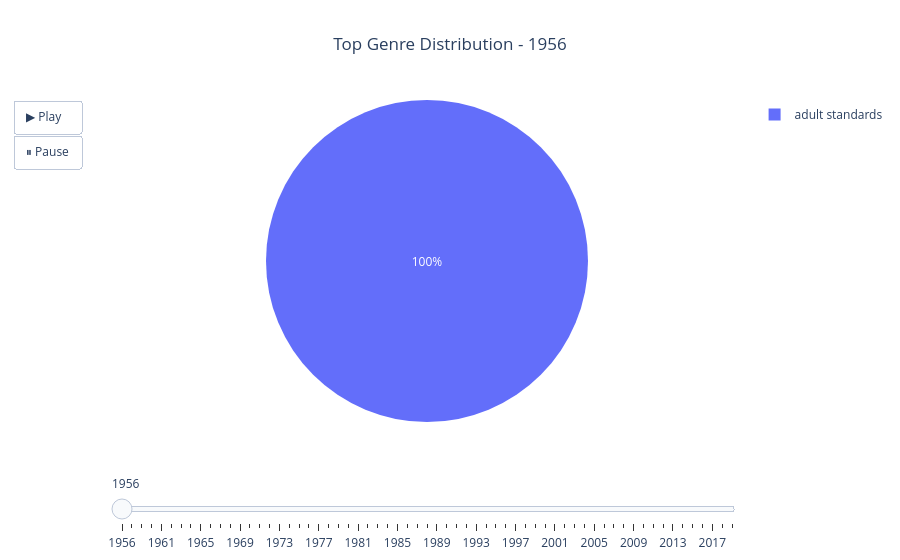

The notebook cell saved with this chart:
### Code cell
# Cell plots an animated pie chart to show 'Top Genre' distribution changes over the years.
df_grouped = df.groupby(['Year', 'Top Genre']).size().reset_index(name='Count')
years = sorted(df_grouped['Year'].unique())

# Initial frame data
initial_year = years[0]
initial_data = df_grouped[df_grouped['Year'] == initial_year]

# Create base figure with initial pie
fig = go.Figure(
    data=[go.Pie(labels=initial_data['Top Genre'], values=initial_data['Count'])],
    layout=go.Layout(
    title=dict(
        text=f"Top Genre Distribution - {initial_year}",
        x=0.5,
        xanchor='center'
    ),
        updatemenus=[{"type": "buttons",
                "showactive": False,
                "buttons": [
                    {
                        "label": "▶ Play",
                        "method": "animate",
                        "args": [None, {
                            "frame": {"duration": 1000, "redraw": True},
                            "fromcurrent": True,
                            "mode": "immediate",
                            "transition": {"duration": 1000},
                        }]
                    },
                    {
                        "label": "⏸ Pause",
                        "method": "animate",
                        "args": [[None], {
                            "frame": {"duration": 0, "redraw": False},
                            "mode": "immediate",
                            "transition": {"duration": 0}
                        }]
                    }
                ]
            }
        ],
        sliders=[{"active": 0, "pad": {"t": 50}, 
                  "steps": [{"label": str(year),
                        "method": "animate",
                        "args": [
                            [str(year)],
                            {
                                "frame": {"duration": 500, "redraw": True},
                                "mode": "immediate",
                                "transition": {"duration": 300}
                            }
                        ],
                    } for year in years
                ]
            }
        ]
    ),
    frames=[
        go.Frame(
            data=[
                go.Pie(
                    labels=df_grouped[df_grouped['Year'] == year]['Top Genre'],
                    values=df_grouped[df_grouped['Year'] == year]['Count']
                )
            ],
            name=str(year),
            layout=go.Layout(title_text=f"Top Genre Distribution - {year}")
        )
        for year in years
    ]
)
fig.show()

### Figure 1 — Plotly figure (JSON) as saved in the notebook; plotly's stock layout.template omitted (floating-point values rounded to 4 significant figures)
{"data": [{"labels": ["adult standards"], "type": "pie", "values": [1]}], "layout": {"autosize": true, "sliders": [{"active": 0, "pad": {"t": 50}, "steps": [{"args": [["1956"], {"frame": {"duration": 500, "redraw": true}, "mode": "immediate", "transition": {"duration": 300}}], "label": "1956", "method": "animate"}, {"args": [["1958"], {"frame": {"duration": 500, "redraw": true}, "mode": "immediate", "transition": {"duration": 300}}], "label": "1958", "method": "animate"}, {"args": [["1959"], {"frame": {"duration": 500, "redraw": true}, "mode": "immediate", "transition": {"duration": 300}}], "label": "1959", "method": "animate"}, {"args": [["1960"], {"frame": {"duration": 500, "redraw": true}, "mode": "immediate", "transition": {"duration": 300}}], "label": "1960", "method": "animate"}, {"args": [["1961"], {"frame": {"duration": 500, "redraw": true}, "mode": "immediate", "transition": {"duration": 300}}], "label": "1961", "method": "animate"}, {"args": [["1962"], {"frame": {"duration": 500, "redraw": true}, "mode": "immediate", "transition": {"duration": 300}}], "label": "1962", "method": "animate"}, {"args": [["1963"], {"frame": {"duration": 500, "redraw": true}, "mode": "immediate", "transition": {"duration": 300}}], "label": "1963", "method": "animate"}, {"args": [["1964"], {"frame": {"duration": 500, "redraw": true}, "mode": "immediate", "transition": {"duration": 300}}], "label": "1964", "method": "animate"}, {"args": [["1965"], {"frame": {"duration": 500, "redraw": true}, "mode": "immediate", "transition": {"duration": 300}}], "label": "1965", "method": "animate"}, {"args": [["1966"], {"frame": {"duration": 500, "redraw": true}, "mode": "immediate", "transition": {"duration": 300}}], "label": "1966", "method": "animate"}, {"args": [["1967"], {"frame": {"duration": 500, "redraw": true}, "mode": "immediate", "transition": {"duration": 300}}], "label": "1967", "method": "animate"}, {"args": [["1968"], {"frame": {"duration": 500, "redraw": true}, "mode": "immediate", "transition": {"duration": 300}}], "label": "1968", "method": "animate"}, {"args": [["1969"], {"frame": {"duration": 500, "redraw": true}, "mode": "immediate", "transition": {"duration": 300}}], "label": "1969", "method": "animate"}, {"args": [["1970"], {"frame": {"duration": 500, "redraw": true}, "mode": "immediate", "transition": {"duration": 300}}], "label": "1970", "method": "animate"}, {"args": [["1971"], {"frame": {"duration": 500, "redraw": true}, "mode": "immediate", "transition": {"duration": 300}}], "label": "1971", "method": "animate"}, {"args": [["1972"], {"frame": {"duration": 500, "redraw": true}, "mode": "immediate", "transition": {"duration": 300}}], "label": "1972", "method": "animate"}, {"args": [["1973"], {"frame": {"duration": 500, "redraw": true}, "mode": "immediate", "transition": {"duration": 300}}], "label": "1973", "method": "animate"}, {"args": [["1974"], {"frame": {"duration": 500, "redraw": true}, "mode": "immediate", "transition": {"duration": 300}}], "label": "1974", "method": "animate"}, {"args": [["1975"], {"frame": {"duration": 500, "redraw": true}, "mode": "immediate", "transition": {"duration": 300}}], "label": "1975", "method": "animate"}, {"args": [["1976"], {"frame": {"duration": 500, "redraw": true}, "mode": "immediate", "transition": {"duration": 300}}], "label": "1976", "method": "animate"}, {"args": [["1977"], {"frame": {"duration": 500, "redraw": true}, "mode": "immediate", "transition": {"duration": 300}}], "label": "1977", "method": "animate"}, {"args": [["1978"], {"frame": {"duration": 500, "redraw": true}, "mode": "immediate", "transition": {"duration": 300}}], "label": "1978", "method": "animate"}, {"args": [["1979"], {"frame": {"duration": 500, "redraw": true}, "mode": "immediate", "transition": {"duration": 300}}], "label": "1979", "method": "animate"}, {"args": [["1980"], {"frame": {"duration": 500, "redraw": true}, "mode": "immediate", "transition": {"duration": 300}}], "label": "1980", "method": "animate"}, {"args": [["1981"], {"frame": {"duration": 500, "redraw": true}, "mode": "immediate", "transition": {"duration": 300}}], "label": "1981", "method": "animate"}, {"args": [["1982"], {"frame": {"duration": 500, "redraw": true}, "mode": "immediate", "transition": {"duration": 300}}], "label": "1982", "method": "animate"}, {"args": [["1983"], {"frame": {"duration": 500, "redraw": true}, "mode": "immediate", "transition": {"duration": 300}}], "label": "1983", "method": "animate"}, {"args": [["1984"], {"frame": {"duration": 500, "redraw": true}, "mode": "immediate", "transition": {"duration": 300}}], "label": "1984", "method": "animate"}, {"args": [["1985"], {"frame": {"duration": 500, "redraw": true}, "mode": "immediate", "transition": {"duration": 300}}], "label": "1985", "method": "animate"}, {"args": [["1986"], {"frame": {"duration": 500, "redraw": true}, "mode": "immediate", "transition": {"duration": 300}}], "label": "1986", "method": "animate"}, {"args": [["1987"], {"frame": {"duration": 500, "redraw": true}, "mode": "immediate", "transition": {"duration": 300}}], "label": "1987", "method": "animate"}, {"args": [["1988"], {"frame": {"duration": 500, "redraw": true}, "mode": "immediate", "transition": {"duration": 300}}], "label": "1988", "method": "animate"}, {"args": [["1989"], {"frame": {"duration": 500, "redraw": true}, "mode": "immediate", "transition": {"duration": 300}}], "label": "1989", "method": "animate"}, {"args": [["1990"], {"frame": {"duration": 500, "redraw": true}, "mode": "immediate", "transition": {"duration": 300}}], "label": "1990", "method": "animate"}, {"args": [["1991"], {"frame": {"duration": 500, "redraw": true}, "mode": "immediate", "transition": {"duration": 300}}], "label": "1991", "method": "animate"}, {"args": [["1992"], {"frame": {"duration": 500, "redraw": true}, "mode": "immediate", "transition": {"duration": 300}}], "label": "1992", "method": "animate"}, {"args": [["1993"], {"frame": {"duration": 500, "redraw": true}, "mode": "immediate", "transition": {"duration": 300}}], "label": "1993", "method": "animate"}, {"args": [["1994"], {"frame": {"duration": 500, "redraw": true}, "mode": "immediate", "transition": {"duration": 300}}], "label": "1994", "method": "animate"}, {"args": [["1995"], {"frame": {"duration": 500, "redraw": true}, "mode": "immediate", "transition": {"duration": 300}}], "label": "1995", "method": "animate"}, {"args": [["1996"], {"frame": {"duration": 500, "redraw": true}, "mode": "immediate", "transition": {"duration": 300}}], "label": "1996", "method": "animate"}, {"args": [["1997"], {"frame": {"duration": 500, "redraw": true}, "mode": "immediate", "transition": {"duration": 300}}], "label": "1997", "method": "animate"}, {"args": [["1998"], {"frame": {"duration": 500, "redraw": true}, "mode": "immediate", "transition": {"duration": 300}}], "label": "1998", "method": "animate"}, {"args": [["1999"], {"frame": {"duration": 500, "redraw": true}, "mode": "immediate", "transition": {"duration": 300}}], "label": "1999", "method": "animate"}, {"args": [["2000"], {"frame": {"duration": 500, "redraw": true}, "mode": "immediate", "transition": {"duration": 300}}], "label": "2000", "method": "animate"}, {"args": [["2001"], {"frame": {"duration": 500, "redraw": true}, "mode": "immediate", "transition": {"duration": 300}}], "label": "2001", "method": "animate"}, {"args": [["2002"], {"frame": {"duration": 500, "redraw": true}, "mode": "immediate", "transition": {"duration": 300}}], "label": "2002", "method": "animate"}, {"args": [["2003"], {"frame": {"duration": 500, "redraw": true}, "mode": "immediate", "transition": {"duration": 300}}], "label": "2003", "method": "animate"}, {"args": [["2004"], {"frame": {"duration": 500, "redraw": true}, "mode": "immediate", "transition": {"duration": 300}}], "label": "2004", "method": "animate"}, {"args": [["2005"], {"frame": {"duration": 500, "redraw": true}, "mode": "immediate", "transition": {"duration": 300}}], "label": "2005", "method": "animate"}, {"args": [["2006"], {"frame": {"duration": 500, "redraw": true}, "mode": "immediate", "transition": {"duration": 300}}], "label": "2006", "method": "animate"}, {"args": [["2007"], {"frame": {"duration": 500, "redraw": true}, "mode": "immediate", "transition": {"duration": 300}}], "label": "2007", "method": "animate"}, {"args": [["2008"], {"frame": {"duration": 500, "redraw": true}, "mode": "immediate", "transition": {"duration": 300}}], "label": "2008", "method": "animate"}, {"args": [["2009"], {"frame": {"duration": 500, "redraw": true}, "mode": "immediate", "transition": {"duration": 300}}], "label": "2009", "method": "animate"}, {"args": [["2010"], {"frame": {"duration": 500, "redraw": true}, "mode": "immediate", "transition": {"duration": 300}}], "label": "2010", "method": "animate"}, {"args": [["2011"], {"frame": {"duration": 500, "redraw": true}, "mode": "immediate", "transition": {"duration": 300}}], "label": "2011", "method": "animate"}, {"args": [["2012"], {"frame": {"duration": 500, "redraw": true}, "mode": "immediate", "transition": {"duration": 300}}], "label": "2012", "method": "animate"}, {"args": [["2013"], {"frame": {"duration": 500, "redraw": true}, "mode": "immediate", "transition": {"duration": 300}}], "label": "2013", "method": "animate"}, {"args": [["2014"], {"frame": {"duration": 500, "redraw": true}, "mode": "immediate", "transition": {"duration": 300}}], "label": "2014", "method": "animate"}, {"args": [["2015"], {"frame": {"duration": 500, "redraw": true}, "mode": "immediate", "transition": {"duration": 300}}], "label": "2015", "method": "animate"}, {"args": [["2016"], {"frame": {"duration": 500, "redraw": true}, "mode": "immediate", "transition": {"duration": 300}}], "label": "2016", "method": "animate"}, {"args": [["2017"], {"frame": {"duration": 500, "redraw": true}, "mode": "immediate", "transition": {"duration": 300}}], "label": "2017", "method": "animate"}, {"args": [["2018"], {"frame": {"duration": 500, "redraw": true}, "mode": "immediate", "transition": {"duration": 300}}], "label": "2018", "method": "animate"}, {"args": [["2019"], {"frame": {"duration": 500, "redraw": true}, "mode": "immediate", "transition": {"duration": 300}}], "label": "2019", "method": "animate"}]}], "title": {"text": "Top Genre Distribution - 1956", "x": 0.5, "xanchor": "center"}, "updatemenus": [{"buttons": [{"args": [null, {"frame": {"duration": 1000, "redraw": true}, "fromcurrent": true, "mode": "immediate", "transition": {"duration": 1000}}], "label": "▶ Play", "method": "animate"}, {"args": [[null], {"frame": {"duration": 0, "redraw": false}, "mode": "immediate", "transition": {"duration": 0}}], "label": "⏸ Pause", "method": "animate"}], "showactive": false, "type": "buttons"}]}}
